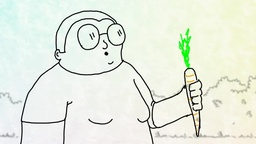
#> input picture Exercicios/Lista 1/Question 2/imgs/ezgif-frame-001.jpg, 256 x 144 px, shrunk from 854 x 480 before the run; its folder holds 4 pictures in this run
$ python 2.py
#> lines starting #> are read from the running program, lines starting #| are printed output that depends on the picture
import os
import cv2 as cv
import numpy as np
import math
from matplotlib import pyplot as plt
from scipy.interpolate import interp1d
import statistics

max_size = 50

def calcule_mean(img):
    x,y,n = img.shape
    total = 0
    for a in range(0,y-1):
        for b in range(0,x-1):
            for k in range(0,n-1):
                total = total + img.item(b,a,k)
    calculate_mean = round(total/img.size,4)
    return calculate_mean

def calculate_contrast(img):
    x,y,n = img.shape
    total = 0
    for a in range(0,y-1):
        for b in range(0,x-1):
            for k in range(0,n-1):
                adjacent = [
                    img.item(b-1,a,k),
                    img.item(b+1,a,k),
                    img.item(b,a-1,k),
                    img.item(b,a+1,k)
                ]
                total = total + abs( img.item(b,a,k) - statistics.mean(adjacent) )
    contrast = round(total/img.size,4)
    return contrast

def calcule_variance(img,mean = -1):
    if mean == -1:
        mean = calcule_mean(img)
    x,y,n = img.shape
    total = 0
    for a in range(0,y-1):
        for b in range(0,x-1):
            for k in range(0,n-1):
                total = total + pow((img.item(b,a,k)-mean),2)
    variance = round(total/img.size,4)
    return variance

def calcule_deviation(img,variance = -1):
    if variance == -1:
        variance = calcule_variance(img)
    return round(math.sqrt(variance),4)

calcs = list()
arr = os.listdir("./imgs")
count = 0
deviations = []
contrasts = []
means = []
times = []

for file in arr:
    if count == max_size:
        break
    img = cv.imread(f"imgs/{str(file)}")
#> img is the input picture: shape (144, 256, 3); mean B, G, R 224.4, 236.2, 230.3
    if img is not None:
        print("Img",str(count))
        val = np.reshape(img[:,:,1], -1)
        mean = calcule_mean(img)
#> after the loop in calcule_mean, `for a in range(0,y-1):`: total = 16791749
#> in calcule_mean, `calculate_mean = round(total/img.size,4)`: calculate_mean = 151.8
#> mean = 151.8
        variance = calcule_variance(img,mean)
#> after the loop in calcule_variance, `for a in range(0,y-1):`: total = 554113941.2
#> in calcule_variance, `variance = round(total/img.size,4)`: variance = 5010.4
#> variance = 5010.4
        deviation = calcule_deviation(img,variance)
#> deviation = 70.78
        contrast = calculate_contrast(img)
#> after the loop in calculate_contrast, `for a in range(0,y-1):`: total = 529537.8
#> in calculate_contrast, `contrast = round(total/img.size,4)`: contrast = 4.79
#> contrast = 4.79
        dic = {
            "name":file,
            "mean": mean,
            "variance": variance,
            "deviation": deviation,
            "contrast": contrast
        }
#> dic = {'name': 'ezgif-frame-001.jpg', 'mean': 151.8, 'variance': 5010.4, 'deviation': 70.78, 'contrast': 4.79}
        calcs.append(dic)
        deviations.append(deviation)
        contrasts.append(contrast)
        means.append(mean)
        times.append(count)
        count = count + 1


f2 = interp1d(times,deviations, kind='cubic')
g2 = interp1d(times,means, kind='cubic')
h2 = interp1d(times,contrasts, kind='cubic')

g_mean = statistics.mean(g2(times))
f_mean = statistics.mean(f2(times))
h_mean = statistics.mean(h2(times))
g_dev = statistics.stdev(g2(times))
f_dev = statistics.stdev(f2(times))
h_dev = statistics.stdev(h2(times))


alpha = (g_dev/f_dev)*f_mean-g_mean
beta = f_dev/g_dev
alpha2 = (h_dev/f_dev)*f_mean-h_mean
beta2 = f_dev/h_dev


f = f2(times)
g = g2(times)

g_new = []
h_new = []
y_new = g2(times)
a_new = h2(times)
for i in range(0,len(calcs)):
    g_new.append(beta*(y_new[i]+alpha))
    h_new.append(beta2*(a_new[i]+alpha2))


plt.figure()

plt.subplot(211)
plt.plot(times,deviations,label = "deviations")
plt.xlabel('frames')
plt.plot(times,means,label = "mean")
plt.plot(times,contrasts,label="contrast")
plt.legend()

plt.subplot(212)
plt.ylim(-1, max(max(deviations),max(g_new)))
plt.plot(times,deviations,label = "deviations")
plt.xlabel('frames')
plt.plot(times,g_new,label = "mean")
plt.plot(times,h_new,label="contrast")
plt.legend()

d = 1/max(times)
sum_d2 = 0
sum_new_d2= 0
sum_new_h2= 0
for i in times:
    sum_d2 = pow((f[i]-g[i]),2)
    sum_new_d2 = pow((f[i]-g_new[i]),2)
    sum_new_h2 = pow((f[i]-h_new[i]),2)

d1_g=d*math.sqrt(sum_d2)
d1_g_new = d*math.sqrt(sum_new_d2)
d1_h_new = d*math.sqrt(sum_new_h2)

print("d_2(f,g)=",d1_g)
print("d_2(f,g_new)=",d1_g_new)
print("d_2(f,h_new)=",d1_g_new)

plt.show()
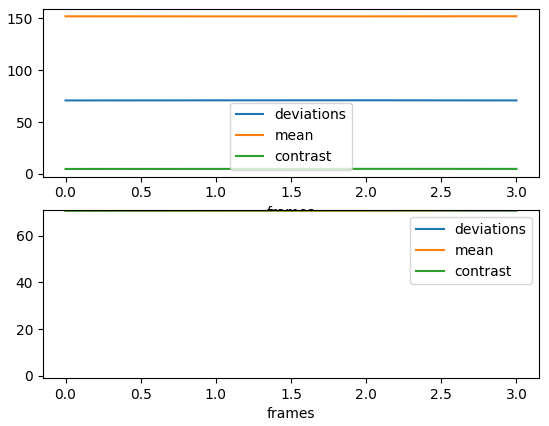
#> figure drawn by matplotlib, 2 panels
